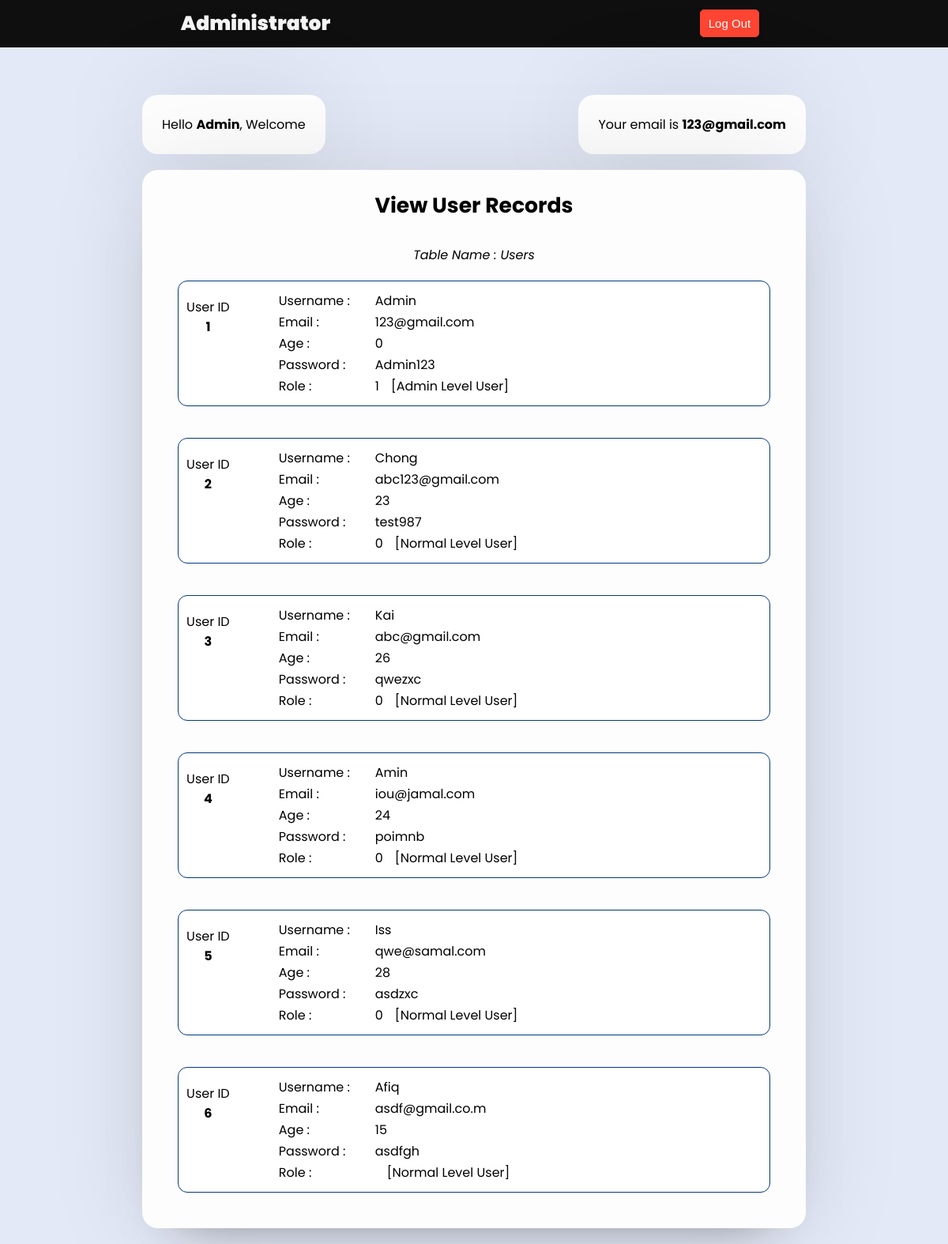
Screenshot of /Web-Project/admin/adminViewUser.php (signed in) with the database file from the repository.
### tables this page shows
CREATE TABLE IF NOT EXISTS `users` (
  `Id` int(11) NOT NULL AUTO_INCREMENT,
  `Username` varchar(200) DEFAULT NULL,
  `Email` varchar(200) DEFAULT NULL,
  `Age` int(11) DEFAULT NULL,
  `Password` varchar(200) DEFAULT NULL,
  `Admin` tinyint(1) DEFAULT NULL,
  PRIMARY KEY (`Id`)
);

### Web-Project/admin/adminViewUser.php (the view, shortened to what this page needs)
<?php
    include("../php/config.php");
?>
<!DOCTYPE html>
<html lang="en">
<head>
    <link rel="stylesheet" href="../css/style2.css">
</head>
<body>
   <div class="nav">
        <div class="logo">
            <p><a href="../adminHome.php">Administrator</a></p>
        </div>
        <div class="right-links">
            <?php
                $id = $_SESSION['id'];
                $query = mysqli_query($con, "SELECT * FROM users WHERE Id = $id");
                while($result = mysqli_fetch_assoc($query)){
                    $res_Uname = $result['Username'];
                    $res_Email = $result['Email'];
                }
            ?>
            <a href="../php/logout.php"><button class="btn">Log Out</button></a>
        </div>
   </div>
   <main>
        <div class="main-box top">
            <div class="top">
                <div class="box">
                    <p>Hello <b><?php echo $res_Uname ?></b>, Welcome</p>
                </div>
                <div class="box">
                    <p>Your email is <b><?php echo $res_Email ?></b></p>
                </div>
            </div>
            <div class="bottom">
                <div class="box">
                    <h1 class="head-text">View User Records</h1>
                    <p class="head-des" >Table Name : Users</p>
                    <?php
                            $Query = "SELECT * FROM users";
                            $Result = mysqli_query($con, $Query);
                            $ResultCheck = mysqli_num_rows($Result);
                            if($ResultCheck > 0){
                                while($row = mysqli_fetch_assoc($Result)){
                                    $rec_Uname = $row['Username'];
                                    $rec_Email = $row['Email'];
                                    $rec_Age = $row['Age'];
                                    $rec_Pass = $row['Password'];
                                    $rec_Role = $row['Admin'];
                                    $rec_Uid = $row['Id'];
                                    if($rec_Role == 1){
                                        $role = "Admin Level User";
                                    }
                                    else{
                                        $role = "Normal Level User";
                                    }
                        ?>
                                    <form action="" method="post" name="">
                                        <div class="list list-view">
                                            <div class="id-user">
                                                    User ID<br>
                                                    <b><?php echo $rec_Uid ?></b>
                                            </div>
                                            <div class="detail" style="padding-bottom:10px;">
                                                <table width=100%>
                                                    <tr>
                                                        <td class="box1">Username : </td>
                                                        <td><?php echo $rec_Uname ?></td>
                                                    </tr>
                                                    <tr>
                                                        <td class="box1">Email : </td>
                                                        <td><?php echo $rec_Email ?></td>
                                                    </tr>
                                                    <tr>
                                                        <td class="box1">Age : </td>
                                                        <td><?php echo $rec_Age ?></td>
                                                    </tr>
                                                    <tr>
                                                        <td class="box1">Password : </td>
                                                        <td><?php echo $rec_Pass?></td>
                                                    </tr>
                                                    <tr>
                                                        <td rowspan="2" class="box1">Role :</td>
                                                        <td><?php echo $rec_Role?><span style="margin-left:15px;">[<?php echo $role?>]</span></td>
                                                    </tr>
                                                </table>
                                            </div>
                                        </div>
                                    </form>
                        <?php
                            }
                        }
                        ?>
                </div>
            </div>

### Web-Project/css/style2.css (style rules this page uses)
* { padding: 0; margin: 0; box-sizing: border-box; font-family: 'Poppins', sans-serif; }
body { background: #e4e9f7; }
.box { background: #fdfdfd; display: flex; flex-direction: column; padding: 25px 25px; border-radius: 20px; box-shadow: 0 0 128px 0 rgba(0,0,0,0.1), 0 32px 64px -48px rgba(0,0,0,0.5); }
.btn { height: 35px; background: #FF4533; border-radius:5px; color: #fff; font-size: 15px; cursor: pointer; transition: all .3s; margin-top: 10px; padding: 0px 10px; font-family: "Anton", sans-serif; border: 1px solid #FF4533; }
.nav { background: #0f0f0f; display: flex; flex-direction: row; justify-content: space-around; line-height: 60px; z-index: 100; }
.logo { font-size: 25px; font-weight: 900; }
.logo a { text-decoration: none; color: #f5f5f5; }
.right-links { padding: 0 10px; }
main { display: flex; align-items: center; justify-content: center; margin-top: 60px; }
.main-box { display: flex; flex-direction: column; width: 70%; }
.main-box .top { display: flex; flex-direction: row; justify-content: space-between; }
.bottom { width: 100%; margin: 20px 0; }
.head-text { text-align: center; margin-bottom: 30px; font-size: 20pt; }
.head-des { text-align: center; font-size: 12pt; font-style: italic; }
.list { background-color: #023980; border: 1px solid #023980; border-radius: 12px; color: #e4e9f7; margin: 20px; display: flex; flex-direction: row; padding-top: 10px; }
.list-view { background-color:white; color:black; }
.list .detail { width: 80%; }
.id-user { width: 10%; text-align: center; margin-right: 50px; padding-top: 10px; }
table .box1 { width: 120px; }

### rows the page displays
users: Username "Admin", Email "123@gmail.com", Id "1", Age "0", Password "Admin123", Admin "1", Admin "Admin Level User"
users: Id "2", Username "Chong", Email "abc123@gmail.com", Age "23", Password "test987", Admin "0", Admin "Normal Level User"
users: Id "3", Username "Kai", Email "abc@gmail.com", Age "26", Password "qwezxc", Admin "0", Admin "Normal Level User"
users: Id "4", Username "Amin", Email "iou@jamal.com", Age "24", Password "poimnb", Admin "0", Admin "Normal Level User"
users: Id "5", Username "Iss", Email "qwe@samal.com", Age "28", Password "asdzxc", Admin "0", Admin "Normal Level User"
users: Id "6", Username "Afiq", Email "asdf@gmail.co.m", Age "15", Password "asdfgh", role "Normal Level User"
